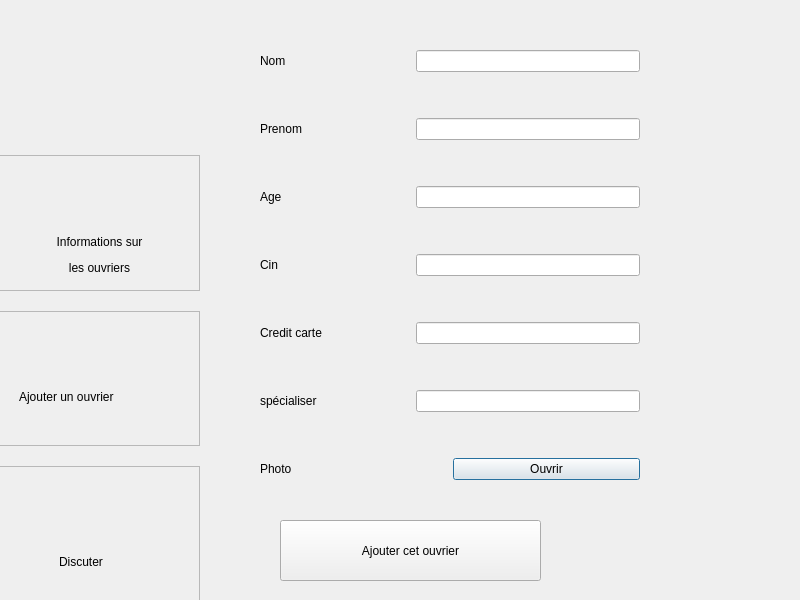
<?xml version="1.0" encoding="UTF-8"?>
<ui version="4.0">
 <class>Dialog</class>
 <widget class="QDialog" name="Dialog">
  <property name="geometry">
   <rect>
    <x>0</x>
    <y>0</y>
    <width>800</width>
    <height>600</height>
   </rect>
  </property>
  <property name="minimumSize">
   <size>
    <width>800</width>
    <height>600</height>
   </size>
  </property>
  <property name="maximumSize">
   <size>
    <width>800</width>
    <height>600</height>
   </size>
  </property>
  <property name="windowTitle">
   <string>Administration</string>
  </property>
  <widget class="QWidget" name="verticalLayoutWidget">
   <property name="geometry">
    <rect>
     <x>-1</x>
     <y>0</y>
     <width>201</width>
     <height>601</height>
    </rect>
   </property>
   <layout class="QVBoxLayout" name="nav">
    <property name="spacing">
     <number>0</number>
    </property>
    <item>
     <widget class="QLabel" name="logo">
      <property name="maximumSize">
       <size>
        <width>199</width>
        <height>16777215</height>
       </size>
      </property>
      <property name="text">
       <string/>
      </property>
     </widget>
    </item>
    <item>
     <widget class="QLabel" name="space1">
      <property name="minimumSize">
       <size>
        <width>0</width>
        <height>0</height>
       </size>
      </property>
      <property name="maximumSize">
       <size>
        <width>16777215</width>
        <height>20</height>
       </size>
      </property>
      <property name="text">
       <string/>
      </property>
     </widget>
    </item>
    <item>
     <widget class="QFrame" name="ouvriers">
      <property name="cursor">
       <cursorShape>PointingHandCursor</cursorShape>
      </property>
      <property name="frameShape">
       <enum>QFrame::StyledPanel</enum>
      </property>
      <property name="frameShadow">
       <enum>QFrame::Raised</enum>
      </property>
      <widget class="QLabel" name="label_3">
       <property name="geometry">
        <rect>
         <x>10</x>
         <y>60</y>
         <width>181</width>
         <height>81</height>
        </rect>
       </property>
       <property name="text">
        <string>&lt;html&gt;&lt;head/&gt;&lt;body&gt;&lt;p align=&quot;center&quot;&gt;Informations sur&lt;/p&gt;&lt;p align=&quot;center&quot;&gt;les ouvriers&lt;/p&gt;&lt;/body&gt;&lt;/html&gt;</string>
       </property>
      </widget>
      <widget class="QLabel" name="ov_icon">
       <property name="geometry">
        <rect>
         <x>70</x>
         <y>10</y>
         <width>60</width>
         <height>65</height>
        </rect>
       </property>
       <property name="text">
        <string/>
       </property>
      </widget>
     </widget>
    </item>
    <item>
     <widget class="QLabel" name="space3">
      <property name="maximumSize">
       <size>
        <width>16777215</width>
        <height>20</height>
       </size>
      </property>
      <property name="text">
       <string/>
      </property>
     </widget>
    </item>
    <item>
     <widget class="QFrame" name="add_ouv">
      <property name="cursor">
       <cursorShape>PointingHandCursor</cursorShape>
      </property>
      <property name="frameShape">
       <enum>QFrame::StyledPanel</enum>
      </property>
      <property name="frameShadow">
       <enum>QFrame::Raised</enum>
      </property>
      <widget class="QLabel" name="label_2">
       <property name="geometry">
        <rect>
         <x>20</x>
         <y>70</y>
         <width>171</width>
         <height>31</height>
        </rect>
       </property>
       <property name="text">
        <string>Ajouter un ouvrier</string>
       </property>
      </widget>
      <widget class="QLabel" name="add_ouv_icon">
       <property name="geometry">
        <rect>
         <x>70</x>
         <y>0</y>
         <width>56</width>
         <height>64</height>
        </rect>
       </property>
       <property name="text">
        <string/>
       </property>
      </widget>
     </widget>
    </item>
    <item>
     <widget class="QLabel" name="space2">
      <property name="maximumSize">
       <size>
        <width>16777215</width>
        <height>20</height>
       </size>
      </property>
      <property name="text">
       <string/>
      </property>
     </widget>
    </item>
    <item>
     <widget class="QFrame" name="discuter">
      <property name="cursor">
       <cursorShape>PointingHandCursor</cursorShape>
      </property>
      <property name="frameShape">
       <enum>QFrame::StyledPanel</enum>
      </property>
      <property name="frameShadow">
       <enum>QFrame::Raised</enum>
      </property>
      <widget class="QLabel" name="label">
       <property name="geometry">
        <rect>
         <x>60</x>
         <y>80</y>
         <width>131</width>
         <height>31</height>
        </rect>
       </property>
       <property name="text">
        <string>Discuter</string>
       </property>
      </widget>
      <widget class="QLabel" name="chat_icon">
       <property name="geometry">
        <rect>
         <x>60</x>
         <y>10</y>
         <width>62</width>
         <height>63</height>
        </rect>
       </property>
       <property name="text">
        <string/>
       </property>
      </widget>
     </widget>
    </item>
   </layout>
  </widget>
  <widget class="QStackedWidget" name="widgets">
   <property name="geometry">
    <rect>
     <x>220</x>
     <y>10</y>
     <width>571</width>
     <height>581</height>
    </rect>
   </property>
   <property name="currentIndex">
    <number>1</number>
   </property>
   <widget class="QWidget" name="ouvrier_page"/>
   <widget class="QWidget" name="ajouter_page">
    <widget class="QWidget" name="verticalLayoutWidget_2">
     <property name="geometry">
      <rect>
       <x>40</x>
       <y>0</y>
       <width>380</width>
       <height>511</height>
      </rect>
     </property>
     <layout class="QVBoxLayout" name="vertical">
      <item>
       <layout class="QHBoxLayout" name="horizontalLayout">
        <item>
         <widget class="QLabel" name="label_4">
          <property name="minimumSize">
           <size>
            <width>150</width>
            <height>0</height>
           </size>
          </property>
          <property name="text">
           <string>Nom</string>
          </property>
         </widget>
        </item>
        <item>
         <widget class="QLineEdit" name="nom"/>
        </item>
       </layout>
      </item>
      <item>
       <layout class="QHBoxLayout" name="horizontalLayout_8">
        <item>
         <widget class="QLabel" name="label_5">
          <property name="minimumSize">
           <size>
            <width>150</width>
            <height>0</height>
           </size>
          </property>
          <property name="text">
           <string>Prenom</string>
          </property>
         </widget>
        </item>
        <item>
         <widget class="QLineEdit" name="prenom"/>
        </item>
       </layout>
      </item>
      <item>
       <layout class="QHBoxLayout" name="horizontalLayout_7">
        <item>
         <widget class="QLabel" name="label_6">
          <property name="minimumSize">
           <size>
            <width>150</width>
            <height>0</height>
           </size>
          </property>
          <property name="text">
           <string>Age</string>
          </property>
         </widget>
        </item>
        <item>
         <widget class="QLineEdit" name="age"/>
        </item>
       </layout>
      </item>
      <item>
       <layout class="QHBoxLayout" name="horizontalLayout_6">
        <item>
         <widget class="QLabel" name="label_7">
          <property name="minimumSize">
           <size>
            <width>150</width>
            <height>0</height>
           </size>
          </property>
          <property name="text">
           <string>Cin</string>
          </property>
         </widget>
        </item>
        <item>
         <widget class="QLineEdit" name="cin"/>
        </item>
       </layout>
      </item>
      <item>
       <layout class="QHBoxLayout" name="horizontalLayout_5">
        <item>
         <widget class="QLabel" name="label_8">
          <property name="minimumSize">
           <size>
            <width>150</width>
            <height>0</height>
           </size>
          </property>
          <property name="text">
           <string>Credit carte</string>
          </property>
         </widget>
        </item>
        <item>
         <widget class="QLineEdit" name="carte"/>
        </item>
       </layout>
      </item>
      <item>
       <layout class="QHBoxLayout" name="horizontalLayout_2">
        <item>
         <widget class="QLabel" name="label_10">
          <property name="minimumSize">
           <size>
            <width>150</width>
            <height>0</height>
           </size>
          </property>
          <property name="text">
           <string>spécialiser</string>
          </property>
         </widget>
        </item>
        <item>
         <widget class="QLineEdit" name="lineEdit"/>
        </item>
       </layout>
      </item>
      <item>
       <layout class="QHBoxLayout" name="horizontalLayout_4">
        <item>
         <widget class="QLabel" name="label_9">
          <property name="minimumSize">
           <size>
            <width>150</width>
            <height>0</height>
           </size>
          </property>
          <property name="text">
           <string>Photo</string>
          </property>
         </widget>
        </item>
        <item>
         <widget class="QPushButton" name="ouvrir">
          <property name="text">
           <string>Ouvrir</string>
          </property>
         </widget>
        </item>
       </layout>
      </item>
     </layout>
    </widget>
    <widget class="QPushButton" name="ajt">
     <property name="geometry">
      <rect>
       <x>60</x>
       <y>510</y>
       <width>261</width>
       <height>61</height>
      </rect>
     </property>
     <property name="text">
      <string>Ajouter cet ouvrier</string>
     </property>
    </widget>
    <widget class="QLabel" name="image">
     <property name="geometry">
      <rect>
       <x>440</x>
       <y>380</y>
       <width>121</width>
       <height>130</height>
      </rect>
     </property>
     <property name="minimumSize">
      <size>
       <width>0</width>
       <height>0</height>
      </size>
     </property>
     <property name="maximumSize">
      <size>
       <width>16777215</width>
       <height>16777215</height>
      </size>
     </property>
     <property name="text">
      <string/>
     </property>
    </widget>
   </widget>
   <widget class="QWidget" name="discuter_page"/>
  </widget>
 </widget>
 <resources/>
 <connections/>
</ui>
